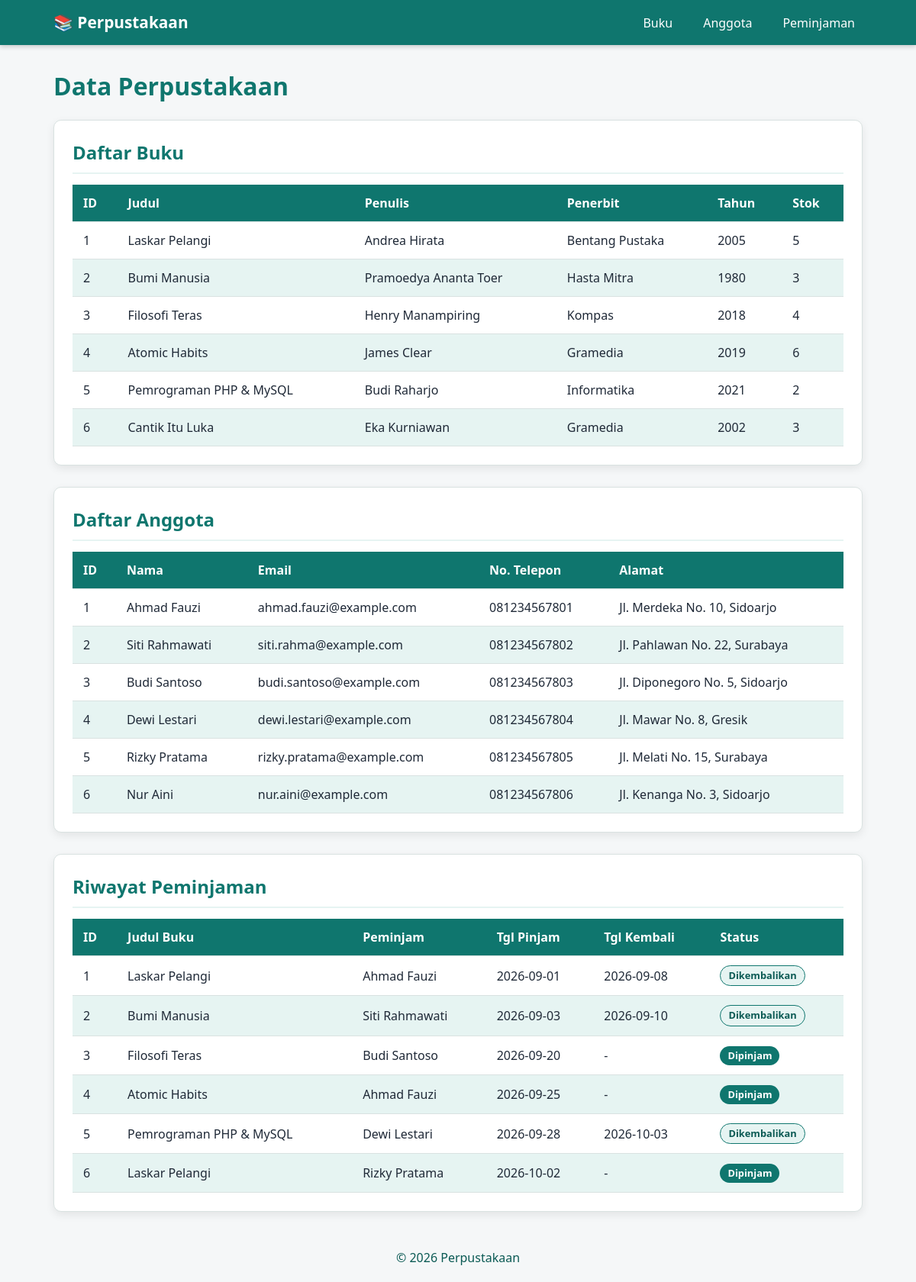
The page / on the database its author committed.
### tables this page shows
CREATE TABLE `buku` (
  `id_buku` int NOT NULL,
  `judul` varchar(150) NOT NULL,
  `penulis` varchar(100) NOT NULL,
  `penerbit` varchar(100) NOT NULL,
  `tahun_terbit` year NOT NULL,
  `stok` int NOT NULL DEFAULT '0'
);

CREATE TABLE `anggota` (
  `id_anggota` int NOT NULL,
  `nama` varchar(100) NOT NULL,
  `email` varchar(100) NOT NULL,
  `no_telepon` varchar(20) NOT NULL,
  `alamat` varchar(200) NOT NULL
);

CREATE TABLE `peminjaman` (
  `id_peminjaman` int NOT NULL,
  `id_buku` int NOT NULL,
  `id_anggota` int NOT NULL,
  `tanggal_pinjam` date NOT NULL,
  `tanggal_kembali` date DEFAULT NULL,
  `status` enum('Dipinjam','Dikembalikan') NOT NULL DEFAULT 'Dipinjam'
);

### index.php (the view, shortened to what this page needs)
<?php
require_once 'services/config.php';
$buku = $conn->query("SELECT * FROM buku  ORDER BY id_buku");
$anggota = $conn->query("SELECT * FROM anggota  ORDER BY id_anggota");
$peminjaman = $conn->query("
SELECT p.id_peminjaman, b.judul, a.nama, p.tanggal_pinjam, p.tanggal_kembali, p.status
FROM peminjaman p
JOIN buku b ON p.id_buku = b.id_buku
JOIN anggota a ON p.id_anggota = a.id_anggota
ORDER BY p.id_peminjaman
");
function e(string $s)
{
    return htmlspecialchars((string)$s, ENT_QUOTES, 'UTF-8');
}
?>
<!DOCTYPE html>
<html lang="en">
<head>
    <link rel="stylesheet" href="style.css">
</head>
<body>
    <nav class="navbar">
        <div class="container nav-inner">
            <span class="logo">📚 Perpustakaan</span>
            <ul class="nav-links">
                <li><a href="#buku">Buku</a></li>
                <li><a href="#anggota">Anggota</a></li>
                <li><a href="#peminjaman">Peminjaman</a></li>
            </ul>
        </div>
    </nav>
    <main class="container">
        <h1>Data Perpustakaan</h1>
        <section class="card" id="buku">
            <h2>Daftar Buku</h2>
            <div class="table-wrap">
                <table>
                    <thead>
                        <tr>
                            <th>ID</th>
                            <th>Judul</th>
                            <th>Penulis</th>
                            <th>Penerbit</th>
                            <th>Tahun</th>
                            <th>Stok</th>
                        </tr>
                    </thead>
                    <tbody>
                        <?php while ($row = $buku->fetch_assoc()): ?>
                            <tr>
                                <td><?= e($row['id_buku']) ?></td>
                                <td><?= e($row['judul']) ?></td>
                                <td><?= e($row['penulis']) ?></td>
                                <td><?= e($row['penerbit']) ?></td>
                                <td><?= e($row['tahun_terbit']) ?></td>
                                <td><?= e($row['stok']) ?></td>
                            </tr>
                        <?php endwhile ?>
                    </tbody>
                </table>
            </div>
        </section>
        <section class="card" id="anggota">
            <h2>Daftar Anggota</h2>
            <div class="table-wrap">
                <table>
                    <thead>
                        <tr>
                            <th>ID</th>
                            <th>Nama</th>
                            <th>Email</th>
                            <th>No. Telepon</th>
                            <th>Alamat</th>
                        </tr>
                    </thead>
                    <tbody>
                        <?php while ($row = $anggota->fetch_assoc()): ?>
                            <tr>
                                <td><?= e($row['id_anggota']) ?></td>
                                <td><?= e($row['nama']) ?></td>
                                <td><?= e($row['email']) ?></td>
                                <td><?= e($row['no_telepon']) ?></td>
                                <td><?= e($row['alamat']) ?></td>
                            </tr>
                        <?php endwhile ?>
                    </tbody>
                </table>
            </div>
        </section>
        <section class="card" id="peminjaman">
            <h2>Riwayat Peminjaman</h2>
            <div class="table-wrap">
                <table>
                    <thead>
                        <tr>
                            <th>ID</th>
                            <th>Judul Buku</th>
                            <th>Peminjam</th>
                            <th>Tgl Pinjam</th>
                            <th>Tgl Kembali</th>
                            <th>Status</th>
                        </tr>
                    </thead>
                    <tbody>
                        <?php while ($row = $peminjaman->fetch_assoc()): ?>
                            <tr>
                                <td><?= e($row['id_peminjaman']) ?></td>
                                <td><?= e($row['judul']) ?></td>
                                <td><?= e($row['nama']) ?></td>
                                <td><?= e($row['tanggal_pinjam']) ?></td>
                                <td><?= e($row['tanggal_kembali'] ? e($row['tanggal_kembali']) : '-') ?></td>
                                <td>
                                    <span class="badge <?= $row['status'] === 'Dipinjam' ? 'badge-out' : 'badge-in' ?>">
                                        <?= e($row['status']) ?>
                                    </span>
                                </td>
                            </tr>
                        <?php endwhile ?>
                    </tbody>
                </table>
            </div>
        </section>
    </main>
    <footer class="footer">
        <p>&copy; <?= date('Y') ?> Perpustakaan</p>
    </footer>
</body>
</html>

### style.css (style rules this page uses)
:root { --brand: #0f766e; --brand-dark: #0b5a54; --brand-light: #e6f4f2; --text: #1f2937; --bg: #f5f7f8; --white: #ffffff; --border: #d9e2e1; }
* { box-sizing: border-box; margin: 0; padding: 0; }
body { font-family: "Segoe UI", Arial, sans-serif; background: var(--bg); color: var(--text); line-height: 1.5; }
.container { width: 100%; max-width: 1100px; margin: 0 auto; padding: 0 20px; }
.navbar { background: var(--brand); color: var(--white); padding: 14px 0; position: sticky; top: 0; box-shadow: 0 2px 6px rgba(0, 0, 0, 0.2); }
.nav-inner { display: flex; justify-content: space-between; align-items: center; flex-wrap: wrap; gap: 10px; }
.logo { font-size: 1.3rem; font-weight: 700; }
.nav-links { display: flex; gap: 20px; list-style: none; }
.nav-links a { color: var(--white); text-decoration: none; padding: 6px 10px; border-radius: 6px; }
h1 { color: var(--brand); margin: 30px 0 20px; font-size: 2rem; }
h2 { color: var(--brand); margin-bottom: 14px; padding-bottom: 8px; border-bottom: 2px solid var(--brand-light); }
.card { background: var(--white); padding: 24px; margin-bottom: 28px; border: 1px solid var(--border); border-radius: 10px; box-shadow: 0 4px 12px rgba(0, 0, 0, 0.08); }
.table-wrap { overflow-x: auto; }
table { width: 100%; border-collapse: collapse; min-width: 560px; }
th, td { padding: 12px 14px; text-align: left; border-bottom: 1px solid var(--border); }
thead th { background: var(--brand); color: var(--white); font-weight: 600; }
tbody tr:nth-child(even) { background: var(--brand-light); }
.badge { display: inline-block; padding: 3px 10px; border-radius: 999px; font-size: 0.8rem; font-weight: 600; }
.badge-in { background: var(--brand-light); color: var(--brand-dark); border: 1px solid var(--brand); }
.badge-out { background: var(--brand); color: var(--white); }
.footer { text-align: center; padding: 20px; color: var(--brand-dark); }

### rows shown on the page
buku: id_buku "1", judul "Laskar Pelangi", penulis "Andrea Hirata", penerbit "Bentang Pustaka", tahun_terbit "2005", stok "5"
buku: id_buku "2", judul "Bumi Manusia", penulis "Pramoedya Ananta Toer", penerbit "Hasta Mitra", tahun_terbit "1980", stok "3"
buku: id_buku "3", judul "Filosofi Teras", penulis "Henry Manampiring", penerbit "Kompas", tahun_terbit "2018", stok "4"
buku: id_buku "4", judul "Atomic Habits", penulis "James Clear", penerbit "Gramedia", tahun_terbit "2019", stok "6"
buku: id_buku "5", judul "Pemrograman PHP & MySQL", penulis "Budi Raharjo", penerbit "Informatika", tahun_terbit "2021", stok "2"
buku: id_buku "6", judul "Cantik Itu Luka", penulis "Eka Kurniawan", penerbit "Gramedia", tahun_terbit "2002", stok "3"
anggota: id_anggota "1", nama "Ahmad Fauzi", email "ahmad.fauzi@example.com", no_telepon "081234567801", alamat "Jl. Merdeka No. 10, Sidoarjo"
anggota: id_anggota "2", nama "Siti Rahmawati", email "siti.rahma@example.com", no_telepon "081234567802", alamat "Jl. Pahlawan No. 22, Surabaya"
anggota: id_anggota "3", nama "Budi Santoso", email "budi.santoso@example.com", no_telepon "081234567803", alamat "Jl. Diponegoro No. 5, Sidoarjo"
anggota: id_anggota "4", nama "Dewi Lestari", email "dewi.lestari@example.com", no_telepon "081234567804", alamat "Jl. Mawar No. 8, Gresik"
anggota: id_anggota "5", nama "Rizky Pratama", email "rizky.pratama@example.com", no_telepon "081234567805", alamat "Jl. Melati No. 15, Surabaya"
anggota: id_anggota "6", nama "Nur Aini", email "nur.aini@example.com", no_telepon "081234567806", alamat "Jl. Kenanga No. 3, Sidoarjo"
peminjaman: id_peminjaman "1", id_buku.judul "Laskar Pelangi", id_anggota.nama "Ahmad Fauzi", tanggal_pinjam "2026-09-01", tanggal_kembali "2026-09-08", status "Dikembalikan"
peminjaman: id_peminjaman "2", id_buku.judul "Bumi Manusia", id_anggota.nama "Siti Rahmawati", tanggal_pinjam "2026-09-03", tanggal_kembali "2026-09-10", status "Dikembalikan"
peminjaman: id_peminjaman "3", id_buku.judul "Filosofi Teras", id_anggota.nama "Budi Santoso", tanggal_pinjam "2026-09-20", tanggal_kembali "-", status "Dipinjam"
peminjaman: id_peminjaman "4", id_buku.judul "Atomic Habits", id_anggota.nama "Ahmad Fauzi", tanggal_pinjam "2026-09-25", tanggal_kembali "-", status "Dipinjam"
peminjaman: id_peminjaman "5", id_buku.judul "Pemrograman PHP & MySQL", id_anggota.nama "Dewi Lestari", tanggal_pinjam "2026-09-28", tanggal_kembali "2026-10-03", status "Dikembalikan"
peminjaman: id_peminjaman "6", id_buku.judul "Laskar Pelangi", id_anggota.nama "Rizky Pratama", tanggal_pinjam "2026-10-02", tanggal_kembali "-", status "Dipinjam"
